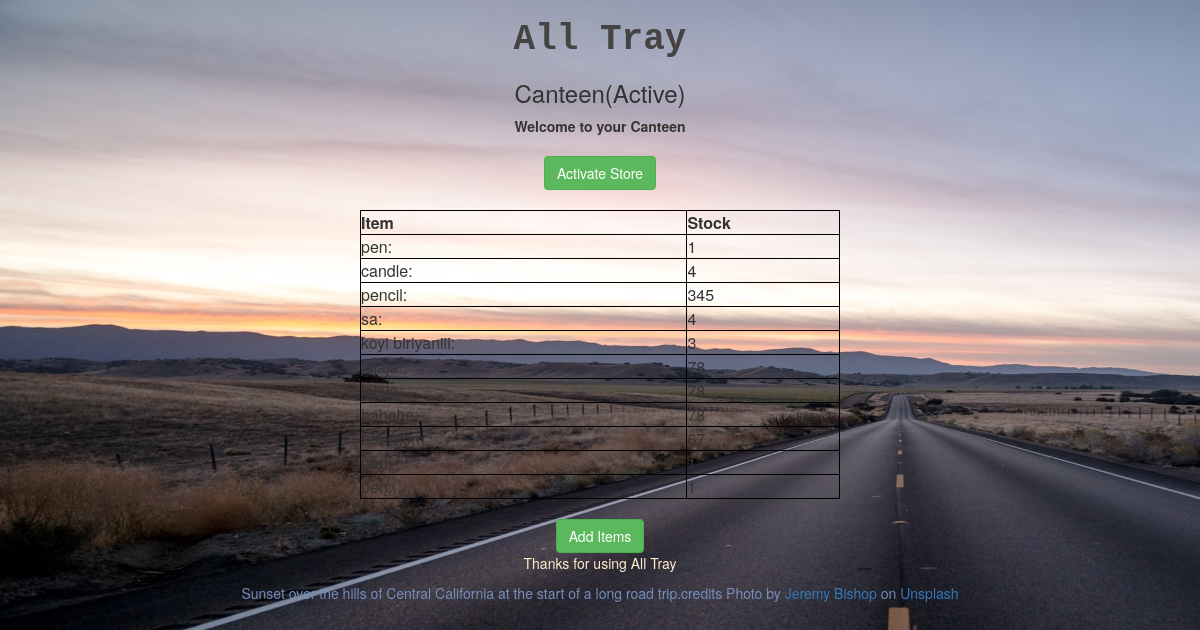
/store_home/ (signed in), run on an earlier commit of the app's database.
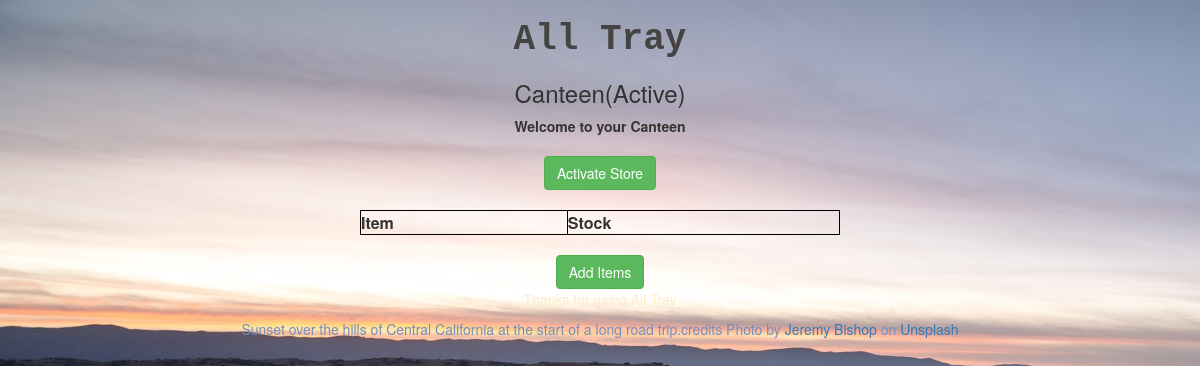
And on a later commit of the database.
### tray/models.py (models this page shows, shortened)
class Store(models.Model):
    store_name = models.CharField(max_length=200)
    store_status = models.BooleanField()
    store_balance = models.IntegerField(default=0)
    user = models.OneToOneField(User, on_delete=models.CASCADE)

class Item(models.Model):
    item = models.CharField(max_length=200)
    quantity = models.IntegerField(default=1)
    prize = models.IntegerField(default=0)
    store = models.ForeignKey(Store, on_delete=models.CASCADE)

### tray/views.py (the view)
# urls.py: path('store_home/', views.store_home, name = 'store_home'),
def store_home(request):
    store_id = request.session['store_id']
    s = Store.objects.get(id = store_id)
    store_name = s.store_name
    items = s.item_set.all()
    status = s.store_status
    request.session['store_id'] = store_id
    if status == True:
        c = "Active"
    else:
        c = "Inactive"
    return render(request, 'tray/store_home.html',{'store_name':store_name, 'status':c, 'items':items})

### tray/templates/tray/store_home.html (shortened to what this page needs)
{% extends "tray/base.html" %}
{% block content %}
<h3>{{store_name}}({{status}})</h3>
<strong>Welcome to your {{store_name}}</strong><br/><br/>
<button type="button" onclick="" class="btn btn-success">Activate Store</button>
<br/> <br/>
<table style="width:40%">
    <tr>
        <th>Item </th>
        <th>Stock</th>
    </tr>
{% for item in items %}
<tr>
    <td>
        {{item.item}}:
    </td>
    <td>
        {{item.quantity}}
    </td>
</tr>
{% endfor %}
</table> <br/>
<div class="container">
 <a href="{% url 'order' %}" class="btn btn-success">Add Items</a>
</div>
{% endblock %}

### tray/templates/tray/base.html (shortened to what this page needs)
<html>
    {% load static %}
<head>
<link rel="stylesheet" href="https://maxcdn.bootstrapcdn.com/bootstrap/3.4.1/css/bootstrap.min.css">
</head>
<body >
    <center>
        <div class="heading">
        <h1><strong>All Tray</strong> </h1>
        </div>
    {% block content%} {% endblock %}
    {% block footer %}
<div class="foot">
<p> Thanks for using All Tray </p>
<div class="imgcrtsy" >
<p>Sunset over the hills of Central California at the start of a long road trip.credits <span>Photo by <a href="https://unsplash.com/@jeremybishop?utm_source=unsplash&amp;utm_medium=referral&amp;utm_content=creditCopyText">Jeremy Bishop</a> on <a href="https://unsplash.com/s/photos/landscape?utm_source=unsplash&amp;utm_medium=referral&amp;utm_content=creditCopyText">Unsplash</a></span></p>
</div>
    {% endblock %}
</div>
</center>
</body>
</html>

What changed in the data, as far as the page shows it:
removed Item: item "pen", quantity "1"
removed Item: item "candle", quantity "4"
removed Item: item "pencil", quantity "345"
removed Item: item "sa", quantity "4"
removed Item: item "koyi biriyaniii", quantity "3"
removed Item: item "jajaja", quantity "78"
removed Item: item "jajaja", quantity "78"
removed Item: item "hahaha", quantity "78"
removed Item: item "new item", quantity "67"
removed Item: item "pen", quantity "1"
removed Item: item "pen", quantity "1"
